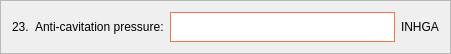
           <widget class="QFrame" name="frame_25">
            <property name="geometry">
             <rect>
              <x>60</x>
              <y>1200</y>
              <width>451</width>
              <height>51</height>
             </rect>
            </property>
            <property name="frameShape">
             <enum>QFrame::StyledPanel</enum>
            </property>
            <property name="frameShadow">
             <enum>QFrame::Raised</enum>
            </property>
            <layout class="QHBoxLayout" name="horizontalLayout_25">
             <item>
              <widget class="QLabel" name="label_67">
               <property name="styleSheet">
                <string notr="true">color: black;
font: 12pt &quot;Segoe UI&quot;;</string>
               </property>
               <property name="text">
                <string>23.</string>
               </property>
              </widget>
             </item>
             <item>
              <widget class="QLabel" name="label_68">
               <property name="styleSheet">
                <string notr="true">color: black;
font: 12pt &quot;Segoe UI&quot;;</string>
               </property>
               <property name="text">
                <string>Anti-cavitation pressure:</string>
               </property>
              </widget>
             </item>
             <item>
              <widget class="QLineEdit" name="nombre_line_edit_22">
               <property name="minimumSize">
                <size>
                 <width>0</width>
                 <height>30</height>
                </size>
               </property>
               <property name="styleSheet">
                <string notr="true">background-color: white;
border: 1px solid #ff6e40;</string>
               </property>
              </widget>
             </item>
             <item>
              <widget class="QLabel" name="label_69">
               <property name="styleSheet">
                <string notr="true">color: black;
font: 12pt &quot;Segoe UI&quot;;</string>
               </property>
               <property name="text">
                <string>INHGA</string>
               </property>
              </widget>
             </item>
            </layout>
           </widget>
